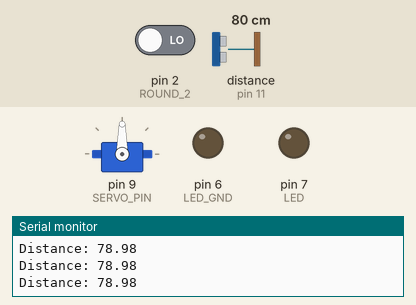
Bench run of a sketch on a simulated Arduino Uno, built with avr-gcc and run on an emulated ATmega328P. On the bench: servo, output pins drawn as LEDs (lit = HIGH), the last lines printed to the serial monitor. Wiring (inferred from the names in the program): ultrasonic range finder: trigger pin 12; echo pin 11. Inputs (shaded band) come from the test bench; at power-on: distance to the obstacle (sensor on pin 11) 80 cm, pin 2 (ROUND_2) LOW. The echo pulse lasts 58.3 µs per cm; pins used as bus, display or sensor lines are not drawn.

Above: at 2.2 s.
2.3 s: distance to the obstacle (sensor on pin 11) set to 10 cm
3.8 s: distance to the obstacle (sensor on pin 11) set to 7 cm
At 4.5 s:
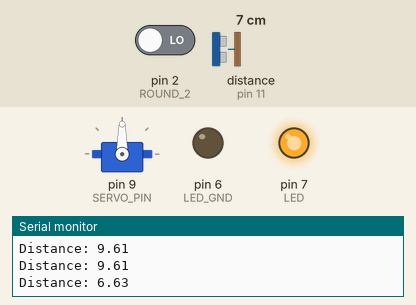
Timing chart, 0 to 6.8 s (numbered marks = the images above; inputs shaded):
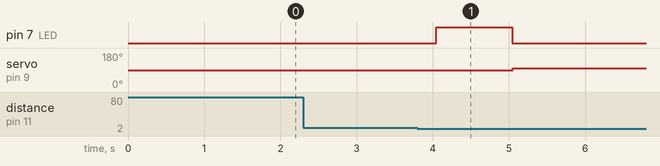

The sketch:

firmware.ino
```cpp
#include <Servo.h>

// Sonar pins
#define TRIGGER_PIN 12
#define ECHO_PIN 11
#define SONAR_GND 10
#define SONAR_VCC 13

// Servo pins
#define SERVO_PIN 9

// LED pins
#define LED 7
#define LED_GND 6

// Pins for switching rounds
#define SWITCH0 A0
#define SWITCH1 A1
#define ROUND_1 3
#define ROUND_2 2

// Boolean definitions
#define TRUE 1
#define FALSE 0

#define MAX_DISTANCE 200  // maximum distance set to 200 cm

Servo myservo;
int pos = 0;

// ROUND 1 VARIABLES
float pickUpHeight = 8.5;
float midHeight = 30;
float dropHeight = 20;

int openPos = 0;
int closePos = 100;

int closed = FALSE;
int mid = TRUE;

// ROUND 2 VARIABLES
int blockNum = 4;
float blockHeight = 3.25;
float standHeight = blockNum * blockHeight;

float servoHeight = 8.5; // distance from servo to closed claw
float height = standHeight + blockHeight / 2 + servoHeight;

const int r2ClosePos = 83;

void setup() {
  Serial.begin(9600);
  pinMode(TRIGGER_PIN, OUTPUT);
  pinMode(ECHO_PIN, INPUT);
  pinMode(SONAR_GND, OUTPUT);
  pinMode(SONAR_VCC, OUTPUT);
  pinMode(LED, OUTPUT);
  pinMode(LED_GND, OUTPUT);

  // Using pin 10 and 13 to provide power for sonar
  digitalWrite(SONAR_GND, LOW);
  digitalWrite(SONAR_VCC, HIGH);

  // Using pin 2 as LED ground
  digitalWrite(LED_GND, LOW);
  digitalWrite(LED, LOW); // light is initially turned off

  // Using A0 as LOW for round 1/2 switch
  digitalWrite(SWITCH0, LOW);
  // Using A1 as HIGH for round 1/2 switch
  digitalWrite(SWITCH1, HIGH);

  myservo.attach(SERVO_PIN);
  moveServo(openPos);

  if (digitalRead(ROUND_2) == HIGH) {
    // Use round 2 parameters
    closePos = r2ClosePos;
    pickUpHeight = height;
    midHeight = pickUpHeight + 5;
    dropHeight = height;
  }

  getDist();
  delay(1000);
}

void loop() {
//  String input = readSerial();
//
//  if (input.length() > 0) {
//    int pos = input.toInt();
//    Serial.println(pos);
//    moveServo(pos);
//  }

  Serial.println("Distance: " + String(getDist()));

  if (mid && !closed && getDist() < pickUpHeight) {
    digitalWrite(LED, HIGH);
    delay(1000);
    digitalWrite(LED, LOW);
    moveServo(closePos);
    closed = TRUE;
    mid = FALSE;
  } else if (!mid && getDist() > midHeight) {
    mid = TRUE;
  } else if (mid && closed && getDist() < dropHeight) {
    moveServo(openPos);
    closed = FALSE;
    mid = FALSE;
  }

  delay(500);
}

float getDist() {
  digitalWrite(TRIGGER_PIN, LOW);
  delayMicroseconds(2);
  digitalWrite(TRIGGER_PIN, HIGH);
  delayMicroseconds(20);
  digitalWrite(TRIGGER_PIN, LOW);

  int duration = pulseIn(ECHO_PIN, HIGH);
  float distance = duration * 0.034 / 2;

  return distance;
}

void moveServo(int target) {
  int increment = 1;
  if (pos == target) {
    return;
  } else if (pos > target) {
    increment = -1;
  }
  while (pos != target) {
    pos += increment;
    myservo.write(pos);
  }
  return;
}

String readSerial() {
  String input;
  while (Serial.available()) {
    delay(3);  // delay to allow buffer to fill
    if (Serial.available() > 0) {
      char c = Serial.read();  // gets one byte from serial buffer
      input += c; // makes the string readString
    }
  }
  return input;
}
```

Measured:
- the behaviour switches between 9 and 8 cm on distance to the obstacle (sensor on pin 11) (found by bisection; images 0 and 1)
- after the input at 3.8 s, pin 7 (LED): LOW → HIGH after 0.25 s, → LOW 1.0 s later; servo on pin 9 (SERVO_PIN): 90° → 100° after 1.3 s
